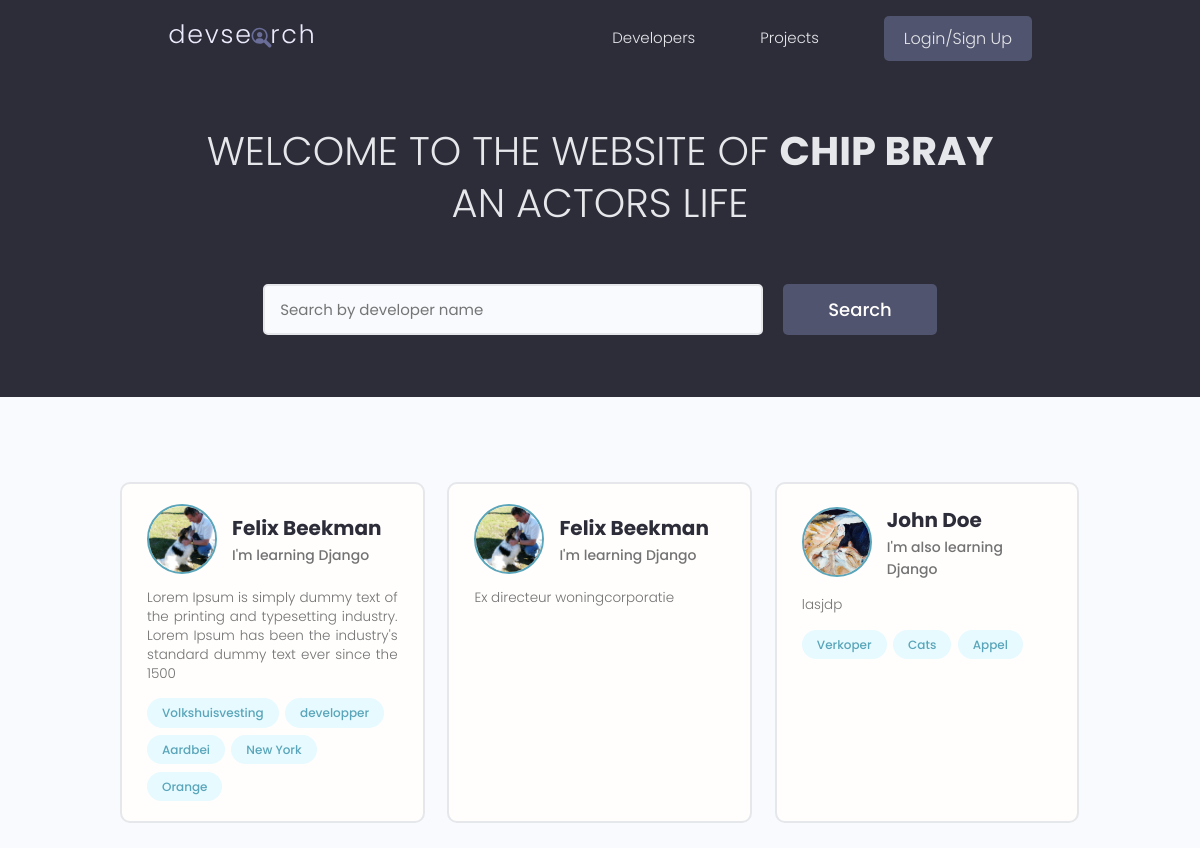
The app's page /, older data.
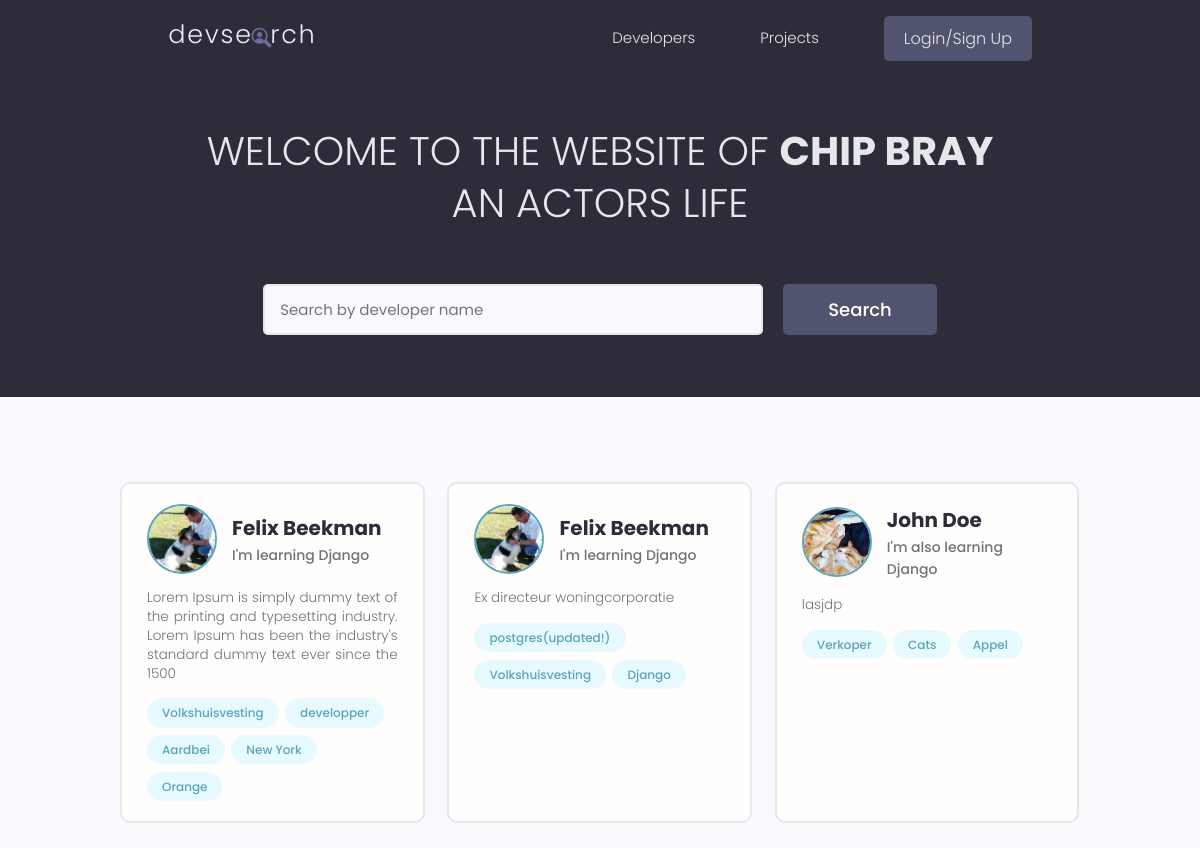
The same page, newer data.
### users/models.py (models this page shows, shortened)
class Profile(models.Model):
	user = models.OneToOneField(User, on_delete=models.CASCADE, null=True, blank=True)
	name = models.CharField(max_length=200, blank=True, null=True)
	email = models.EmailField(max_length=500, blank=True, null=True)
	username = models.CharField(max_length=200, blank=True, null=True)
	location = models.CharField(max_length=200, blank=True, null=True)
	short_intro = models.CharField(max_length=500, blank=True, null=True)
	bio = models.TextField(blank=True, null=True)
	profile_image = models.ImageField(null=True, blank=True, upload_to='profiles/', default="profiles/user-default.png")
	social_github = models.CharField(max_length=200, blank=True, null=True)
	social_twitter = models.CharField(max_length=200, blank=True, null=True)
	social_linkedin = models.CharField(max_length=200, blank=True, null=True)
	social_youtube = models.CharField(max_length=200, blank=True, null=True)
	social_website = models.CharField(max_length=200, blank=True, null=True)
	created = models.DateTimeField(auto_now_add=True)
	id = models.UUIDField(default=uuid.uuid4, unique=True, primary_key=True, editable=False)

class Skill(models.Model):
	owner = models.ForeignKey(
		Profile, on_delete=models.CASCADE, null=True, blank=True)
	name = models.CharField(max_length=200, blank=True, null=True)
	description = models.TextField(blank=True, null=True)
	created = models.DateTimeField(auto_now_add=True)
	id = models.UUIDField(default=uuid.uuid4, unique=True, primary_key=True, editable=False)
	def __str__(self):
		return str(self.name)

### users/views.py (the view)
# urls.py: path('', views.profiles, name='profiles'),
def profiles(request):
	profiles, search_query = searchProfiles(request)
	custom_range, profiles = paginateProfiles(request, profiles, 3)
	context = {'profiles':profiles, 'search_query':search_query, 'custom_range':custom_range}
	return render(request, 'users/profiles.html', context)

### users/utils.py (called while the page is built)
def paginateProfiles(request, profiles, results):
    page = request.GET.get('page')
    paginator = Paginator(profiles, results)
    try:
        profiles = paginator.page(page)
    except PageNotAnInteger:
        page = 1
        profiles = paginator.page(page)
    except EmptyPage:
        page = paginator.num_pages
        profiles = paginator.page(page)
    leftIndex = (int(page) -4)
    if leftIndex < 1:
      leftIndex = 1
    rightIndex = (int(page) + 5)
    if rightIndex > paginator.num_pages:
        rightIndex = paginator.num_pages + 1
    custom_range = range(leftIndex, rightIndex)
    return custom_range, profiles

def searchProfiles(request):
	search_query = ''
	if request.GET.get('search_query'):
		search_query = request.GET.get('search_query')
	skills = Skill.objects.filter(name__icontains=search_query)
	profiles = Profile.objects.distinct().filter(
		Q(name__icontains=search_query)	|
		Q(short_intro__icontains=search_query) |
		Q(skill__in=skills)
		)
	return profiles, search_query

### users/templates/users/profiles.html (shortened to what this page needs)
{% extends 'main.html' %}
{% block content %}
<main class="home">
  <section class="hero-section text-center">
    <div class="container container--narrow">
      <div class="hero-section__box">
        <h2>WELCOME TO THE WEBSITE OF <span> CHIP BRAY </span><br> AN ACTORS LIFE</h2>
      </div>
      <div class="hero-section__search">
        <form id="searchForm" class="form" action="{% url 'profiles' %}" method="get">
          <div class="form__field">
            <input class="input input--text" id="formInput#search" type="text" name="search_query"
            value="{{search_query}}"  placeholder="Search by developer name" />
          </div>
          <input class="btn btn--sub btn--lg" type="submit" value="Search" />
        </form>
      </div>
    </div>
  </section>
  <section class="devlist">
    <div class="container">
      <div class="grid grid--three">
       {% for profile in profiles %}
       <div class="column card">
        <div class="dev">
          <a href="{% url 'user-profile' profile.id %}" class="card__body">
            <div class="dev__profile">
              <img class="avatar avatar--md" src="{{ profile.profile_image.url }}" alt="image" />
              <div class="dev__meta">
                <h3>{{profile.name}}</h3>
                <h5>{{profile.short_intro|slice:"60"}}</h5>
              </div>
            </div>
            <p class="dev__info">{{profile.bio|slice:"150"}}</p>
            <div class="dev__skills">
              {% for skill in profile.skill_set.all|slice:"5" %}
              <span class="tag tag--pill tag--main">
                <small>{{skill}}</small>
              </span>
              {% endfor %}
            </div>
          </a>
        </div>
      </div>
      {% endfor %}
    </div>
  </div>
</section>
</main>
{% endblock %}

Row changes from the older to the newer data that the page shows:
added Skill: name "postgres(updated!)", shown under Profile "Ex directeur woningcorporatie"
added Skill: name "Volkshuisvesting", shown under Profile "Ex directeur woningcorporatie"
added Skill: name "Django", shown under Profile "Ex directeur woningcorporatie"
